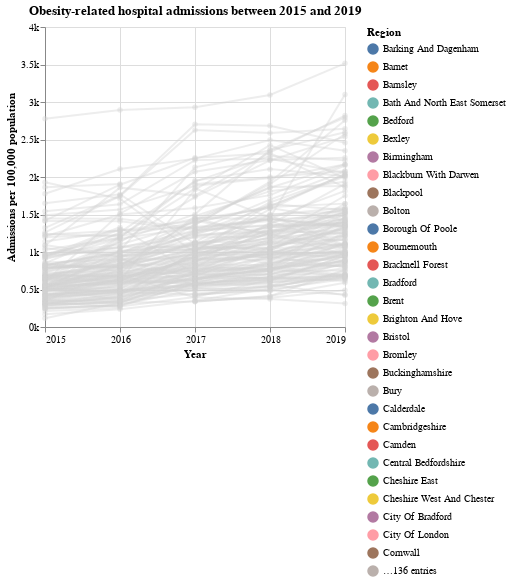

Notebook code for this chart:
### Markdown cell above
### Let's look at the regional stats

### Code cell
# Create a dropdown selection for the major_region
major_region_dropdown = alt.binding_select(options=sub_regions['major_region'].unique().tolist())
major_region_selection = alt.selection_single(fields=['major_region'], bind=major_region_dropdown, name="Major region")

# Define the base line chart
base = alt.Chart(sub_regions).mark_line().encode(
    x=alt.X('year:Q', title='Year', axis=alt.Axis(format='d')),
    y=alt.Y('adm_per_100_000_all:Q', title='Admissions per 100,000 population', axis=alt.Axis(format='~s')),
    color=alt.condition(highlight, 'region:N', alt.value('lightgray'), legend=alt.Legend(title="Region")),
    opacity=alt.condition(highlight, alt.value(1), alt.value(0.4))
).add_params(
    highlight
)

# Add a layer to display tooltips when hovering over the line
tooltip = base.mark_circle().encode(
    tooltip=[alt.Tooltip('region:N', title='Region'),
             alt.Tooltip('year:Q', title='Year', format='d'),
             alt.Tooltip('adm_per_100_000_all:Q', title='Admissions per 100,000 residents', format=',')],
    color=alt.condition(highlight, 'region:N', alt.value('lightgray'))
)

# Combine the base chart with the tooltip layer and add the dropdown selection
line = alt.layer(
    base, tooltip
).add_params(
    major_region_selection
).transform_filter(
    major_region_selection
).properties(
    title="Obesity-related hospital admissions between 2015 and 2019"
)

# Put the five layers into a chart and bind the data
line

### Figure 1 — Vega-Lite specification as saved in the notebook (floating-point values rounded to 4 significant figures; data arrays with more than 128 entries replaced by an {"elided": "..."} marker saying what was removed)
{"config": {"view": {"continuousWidth": 300, "continuousHeight": 300}}, "layer": [{"mark": {"type": "line"}, "encoding": {"color": {"condition": {"param": "param_34", "empty": false, "field": "region", "type": "nominal", "legend": {"title": "Region"}}, "value": "lightgray"}, "opacity": {"condition": {"param": "param_34", "value": 1, "empty": false}, "value": 0.4}, "x": {"axis": {"format": "d"}, "field": "year", "title": "Year", "type": "quantitative"}, "y": {"axis": {"format": "~s"}, "field": "adm_per_100_000_all", "title": "Admissions per 100,000 population", "type": "quantitative"}}, "name": "view_29"}, {"mark": {"type": "circle"}, "encoding": {"color": {"condition": {"param": "param_34", "empty": false, "field": "region", "type": "nominal"}, "value": "lightgray"}, "opacity": {"condition": {"param": "param_34", "value": 1, "empty": false}, "value": 0.4}, "tooltip": [{"field": "region", "title": "Region", "type": "nominal"}, {"field": "year", "format": "d", "title": "Year", "type": "quantitative"}, {"field": "adm_per_100_000_all", "format": ",", "title": "Admission per 100,000 residents", "type": "quantitative"}], "x": {"axis": {"format": "d"}, "field": "year", "title": "Year", "type": "quantitative"}, "y": {"axis": {"format": "~s"}, "field": "adm_per_100_000_all", "title": "Admissions per 100,000 population", "type": "quantitative"}}}], "data": {"name": "data-b3d080a753c2d3d920036dfc63f41278"}, "params": [{"name": "param_34", "select": {"type": "point", "fields": ["region"], "on": "mouseover"}, "views": ["view_29"]}, {"name": "Major region", "select": {"type": "point", "fields": ["major_region"]}, "bind": {"input": "select", "options": ["North East", "North West", "North Yorkshire", "East Midlands", "West Midlands", "London", "South East", "West Sussex", "South West"]}, "views": ["view_29"]}], "title": "Obesity-related hospital admissions between 2015 and 2019", "transform": [{"filter": {"param": "Major region"}}], "$schema": "https://vega.github.io/schema/vega-lite/v5.16.3.json", "datasets": {"data-b3d080a753c2d3d920036dfc63f41278": {"elided": "760 records"}}}
